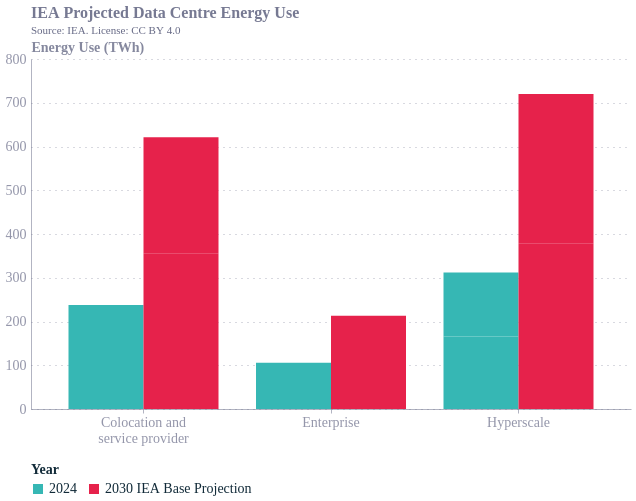

Notebook code cell kept with this figure:
### Code cell
iea_chart = alt.Chart(IEA_chart_data).mark_bar().encode(
    x=alt.X('Usage (TWh)', axis=alt.Axis(labelFontSize=14, labelLimit=200, labelExpr="split(datum.value, '\\n')")),
    xOffset='Year:N',
    y=alt.Y('Energy Use (TWh)', axis=alt.Axis(title='Energy Use (TWh)', titleFontSize=14, labelFontSize=14)),
    color=alt.Color('Year:N', legend=alt.Legend(title="Year", titleFontSize=14, labelFontSize=14, orient='bottom', labelLimit=300))
).properties(
    title=alt.TitleParams(
        text='IEA Projected Data Centre Energy Use',
        subtitle='Source: IEA. License: CC BY 4.0',
        subtitleFontSize=11,
        anchor='start'
    ),
    height=350,
    width=600
).configure_title(fontSize=16, anchor='start')

iea_chart

### Figure 1 — Vega-Lite specification as saved in the notebook (floating-point values rounded to 4 significant figures)
{"config": {"font": "Circular Std", "text": {"color": "#676A86", "align": "left", "baseline": "middle", "dx": 7, "dy": 0, "fontSize": 11}, "view": {"stroke": null, "continuousWidth": 400, "continuousHeight": 300, "discreteWidth": 400, "discreteHeight": 300}, "range": {"category": ["#36B7B4", "#E6224B", "#F4C245", "#0063AF", "#00A767", "#179FDB", "#EB5C2E"], "diverging": ["#E6224B", "#E54753", "#C9C9C9", "#179FDB", "#122B39"], "heatmap": ["#C9C9C9", "#179FDB", "#0063AF", "#122B39"], "ordinal": ["#00A767", "#36B7B4", "#179FDB", "#0063AF", "#243B5A"]}, "bar": {"color": "#179fdb"}, "line": {"color": "#e6224b"}, "rule": {"color": "#676A86"}, "area": {"opacity": 0.3}, "point": {"filled": true, "size": 80, "color": "#e6224b", "opacity": 0.95}, "geoshape": {"stroke": "white", "strokeWidth": 0.3}, "rect": {"fill": "#d6d4d4", "opacity": 0.3}, "axis": {"labelColor": "#676A86", "labelFontSize": 11, "labelFont": "Circular Std", "labelOpacity": 0.7, "tickColor": "#676A86", "tickOpacity": 0.5, "domainColor": "#676A86", "domainOpacity": 0.5, "gridColor": "#676A86", "gridDash": [2, 2], "gridOpacity": 0.5, "title": null, "titleColor": "#676A86", "titleOpacity": 0.8, "tickSize": 4}, "axisXDiscrete": {"grid": false, "labelAngle": 0, "tickCount": 10, "tickOpacity": 0.5, "title": null}, "axisYDiscrete": {"ticks": false, "labelPadding": 5}, "axisXTemporal": {"grid": false, "ticks": true}, "axisXQuantitative": {"grid": true}, "axisYQuantitative": {"gridColor": "#676A86", "gridDash": [1, 5], "gridOpacity": 0.5, "ticks": false, "labelPadding": 5, "tickCount": 8, "titleAngle": 0, "titleAlign": "left", "titleBaseline": "bottom", "titleX": 0, "titleY": -5}, "title": {"color": "#676A86E6", "subtitleColor": "#676A86", "font": "Circular Std", "subtitleFont": "Circular Std", "anchor": "start", "fontSize": 16, "subtitleFontSize": 12, "subtitlePadding": 4, "offset": 0, "frame": "group"}, "legend": {"titleColor": "#122b39", "title": null, "labelColor": "#122b39", "labelFontSize": 11}}, "data": {"name": "data-c7e58b55990266349a3dcc74137263e3"}, "mark": {"type": "bar"}, "encoding": {"color": {"field": "Year", "legend": {"labelFontSize": 14, "labelLimit": 300, "orient": "bottom", "title": "Year", "titleFontSize": 14}, "type": "nominal"}, "x": {"axis": {"labelExpr": "split(datum.value, '\\n')", "labelFontSize": 14, "labelLimit": 200}, "field": "Usage (TWh)", "type": "nominal"}, "xOffset": {"field": "Year", "type": "nominal"}, "y": {"axis": {"labelFontSize": 14, "title": "Energy Use (TWh)", "titleFontSize": 14}, "field": "Energy Use (TWh)", "type": "quantitative"}}, "height": 350, "title": {"text": "IEA Projected Data Centre Energy Use", "anchor": "start", "subtitle": "Source: IEA. License: CC BY 4.0", "subtitleFontSize": 11}, "width": 600, "$schema": "https://vega.github.io/schema/vega-lite/v5.20.1.json", "datasets": {"data-c7e58b55990266349a3dcc74137263e3": [{"Usage (TWh)": "Hyperscale", "Year": "2024", "Energy Use (TWh)": 166.0}, {"Usage (TWh)": "Colocation and\nservice provider", "Year": "2024", "Energy Use (TWh)": 144.0}, {"Usage (TWh)": "Enterprise", "Year": "2024", "Energy Use (TWh)": 106.0}, {"Usage (TWh)": "Hyperscale", "Year": "2024", "Energy Use (TWh)": 146.0}, {"Usage (TWh)": "Colocation and\nservice provider", "Year": "2024", "Energy Use (TWh)": 94.0}, {"Usage (TWh)": "Hyperscale", "Year": "2030 IEA Base Projection", "Energy Use (TWh)": 378.0}, {"Usage (TWh)": "Colocation and\nservice provider", "Year": "2030 IEA Base Projection", "Energy Use (TWh)": 355.0}, {"Usage (TWh)": "Enterprise", "Year": "2030 IEA Base Projection", "Energy Use (TWh)": 213.0}, {"Usage (TWh)": "Hyperscale", "Year": "2030 IEA Base Projection", "Energy Use (TWh)": 342.0}, {"Usage (TWh)": "Colocation and\nservice provider", "Year": "2030 IEA Base Projection", "Energy Use (TWh)": 266.0}]}}
